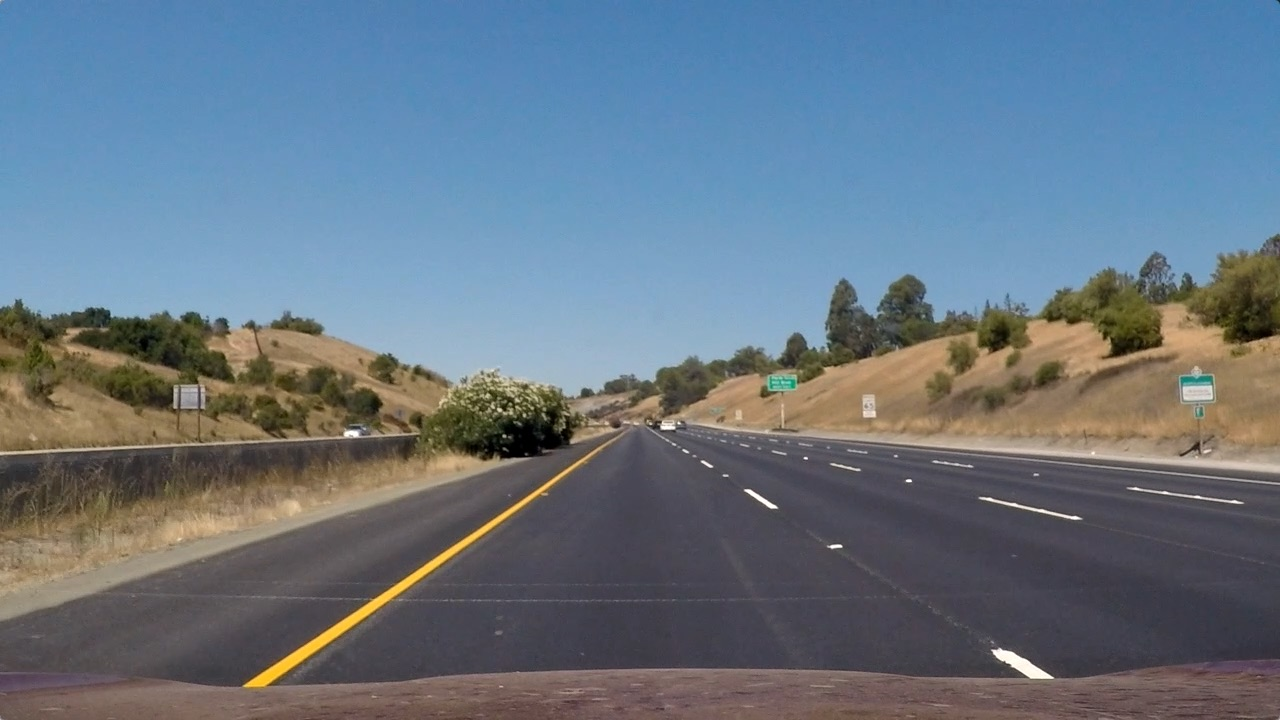
#> input picture Project-2-Advanced-Lane-Lines/test_images/straight_lines1.jpg, 1280 x 720 px; its folder holds only this picture in this run
$ jupyter execute --allow-errors Advanced_Lane_Lines.ipynb   (shell and % lines are left out)   (older library calls are emulated)
#> lines starting #> are read from the running program, lines starting #| are printed output that depends on the picture; after the words box and inside, x2 and y2 are one past the last pixel; in counts of white or black regions, pixels touching at a corner belong together
# Advanced Lane Finding Project

The goals / steps of this project are the following:

- Compute the camera calibration matrix and distortion coefficients given a set of chessboard images.
- Apply a distortion correction to raw images.
- Use color transforms, gradients, etc., to create a thresholded binary image.
- Apply a perspective transform to rectify binary image ("birds-eye view").
- Detect lane pixels and fit to find the lane boundary.
- Determine the curvature of the lane and vehicle position with respect to center.
- Warp the detected lane boundaries back onto the original image.
- Output visual display of the lane boundaries and numerical estimation of lane curvature and vehicle position.
- Video pipeline

[cell 1]
import numpy as np
import cv2
import glob
import matplotlib.pyplot as plt
import pickle

# Camera calibration [Camera Calibration](./camera_calibration.ipynb)

[cell 2]
# Loading camera calibration
cameraCalibration = pickle.load( open('./pickled_data/camera_calibration.p', 'rb' ) )
#> (reads Project-2-Advanced-Lane-Lines/pickled_data/camera_calibration.p from the repository)
mtx, dist = map(cameraCalibration.get, ('mtx', 'dist'))

# Apply a distortion correction to raw images.

[cell 3]
# Load test images.
testImages = list(map(lambda imageFileName: (imageFileName, cv2.imread(imageFileName)),
                      glob.glob('./test_images/*.jpg')))
#> testImages = 1 item

[cell 4]
def showImages(images, cols = 4, rows = 5, figsize=(15,10), cmap = None):
    """
    Display `images` on a [`cols`, `rows`] subplot grid.
    """
#> called with cols = 2, rows = 3, figsize = (15, 13)
    imgLength = len(images)
    fig, axes = plt.subplots(rows, cols, figsize=figsize)
    indexes = range(cols * rows)
    for ax, index in zip(axes.flat, indexes):
        if index < imgLength:
            imagePathName, image = images[index]
            if cmap == None:
                ax.imshow(image)
            else:
                ax.imshow(image, cmap=cmap)
            ax.set_title(imagePathName)
            ax.axis('off')

showImages(list(map(lambda img: (img[0], cv2.cvtColor(img[1], cv2.COLOR_BGR2RGB)),testImages)), 2, 3, (15, 13))

[cell 5]
# [17 lines left out: function imageSideBySide, not called in this run]


index = 1
#> (the rest of this cell did not finish here and is left out)

# Use color transforms, gradients, etc., to create a thresholded binary image.
for exploration details and orther visualizations [visit this notebook](02-Color%20Transform%20and%20Gradients%20Threshold.ipynb)

[cell 6]
def undistortAndHLS(image, mtx=mtx, dist=dist):
    """
    Undistort the image with `mtx`, `dist` and convert it to HLS.
    """
    undist = cv2.undistort(image, mtx, dist, None, mtx)
#> image is the input picture: shape (720, 1280, 3); mean B, G, R 131.2, 117.7, 103.2
    return cv2.cvtColor(undist, cv2.COLOR_BGR2HLS)
#> returned value: shape (720, 1280, 3); mean of channels 0, 1, 2 87.3, 117.4, 66.4

#> (the rest of this cell did not finish here and is left out)

## Color space

[cell 7]
useSChannel = lambda img: undistortAndHLS(img)[:,:,2]

## Sobel

[cell 8]
def threshIt(img, thresh_min, thresh_max):
    """
    Applies a threshold to the `img` using [`thresh_min`, `thresh_max`] returning a binary image [0, 255]
    """
    xbinary = np.zeros_like(img)
    xbinary[(img >= thresh_min) & (img <= thresh_max)] = 1
    return xbinary

def absSobelThresh(img, orient='x', sobel_kernel=3, thresh_min=0, thresh_max=255):
    """
    Calculate the Sobel gradient on the direction `orient` and return a binary thresholded image
    on [`thresh_min`, `thresh_max`]. Using `sobel_kernel` as Sobel kernel size.
    """
#> called with orient = 'x', sobel_kernel = 3, thresh_min = 10, thresh_max = 160
    if orient == 'x':
        yorder = 0
#> yorder = 0
        xorder = 1
    else:
        yorder = 1
        xorder = 0

    sobel = cv2.Sobel(img, cv2.CV_64F, xorder, yorder, ksize=sobel_kernel)
    abs_sobel = np.absolute(sobel)
    scaled = np.uint8(255.0*abs_sobel/np.max(abs_sobel))
    return threshIt(scaled, thresh_min, thresh_max)
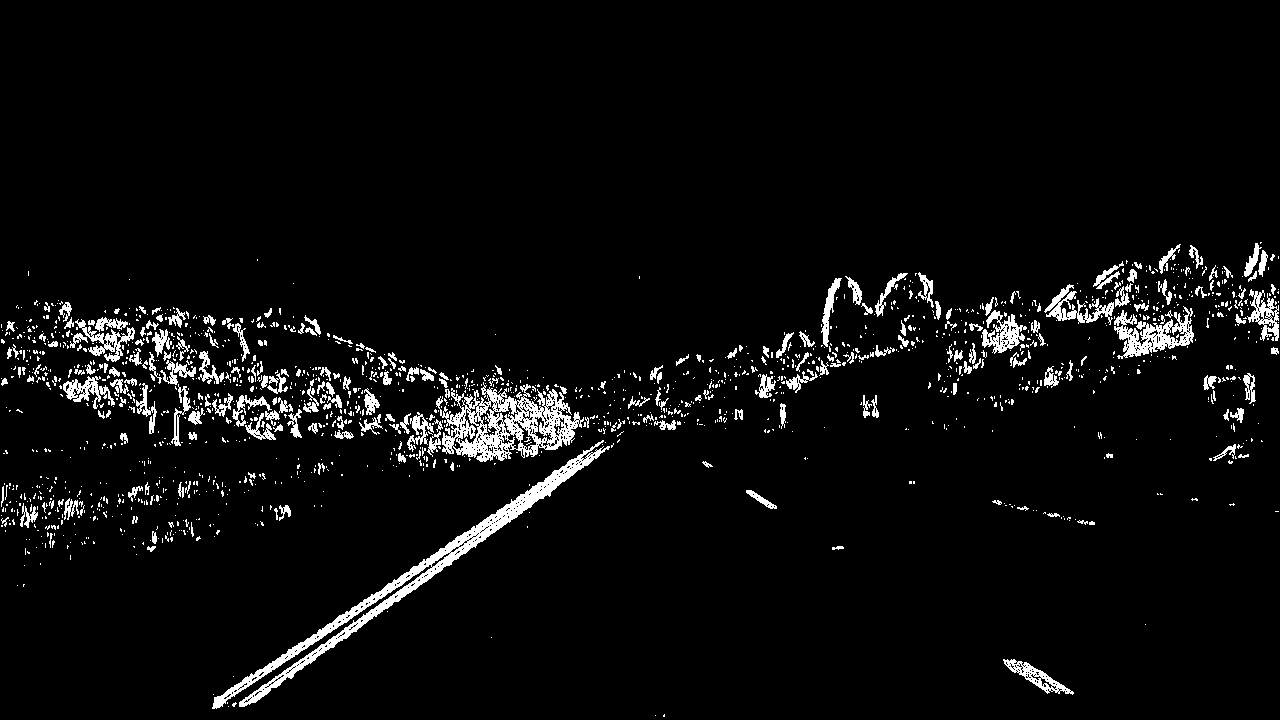
#> returned value: shape (720, 1280); values 0 (black) and 1 (white), 4.6% white; 1617 white regions (1361 under 20 px), largest, box (x1, y1, x2, y2) and area: (212, 440, 610, 709) 6780, (436, 382, 584, 462) 5202, (1114, 306, 1194, 359) 1774

[cell 9]
withSobelX = lambda img: absSobelThresh(useSChannel(img), thresh_min=10, thresh_max=160)

[cell 10]
withSobelY = lambda img: absSobelThresh(useSChannel(img), orient='y', thresh_min=10, thresh_max=160)
#> call 2 of absSobelThresh, with orient = 'y', sobel_kernel = 3, thresh_min = 10, thresh_max = 160
#> in absSobelThresh (call 2), `yorder = 1`: yorder = 1
#> in absSobelThresh (call 2), `return threshIt(scaled, thresh_min, thresh_max)`:
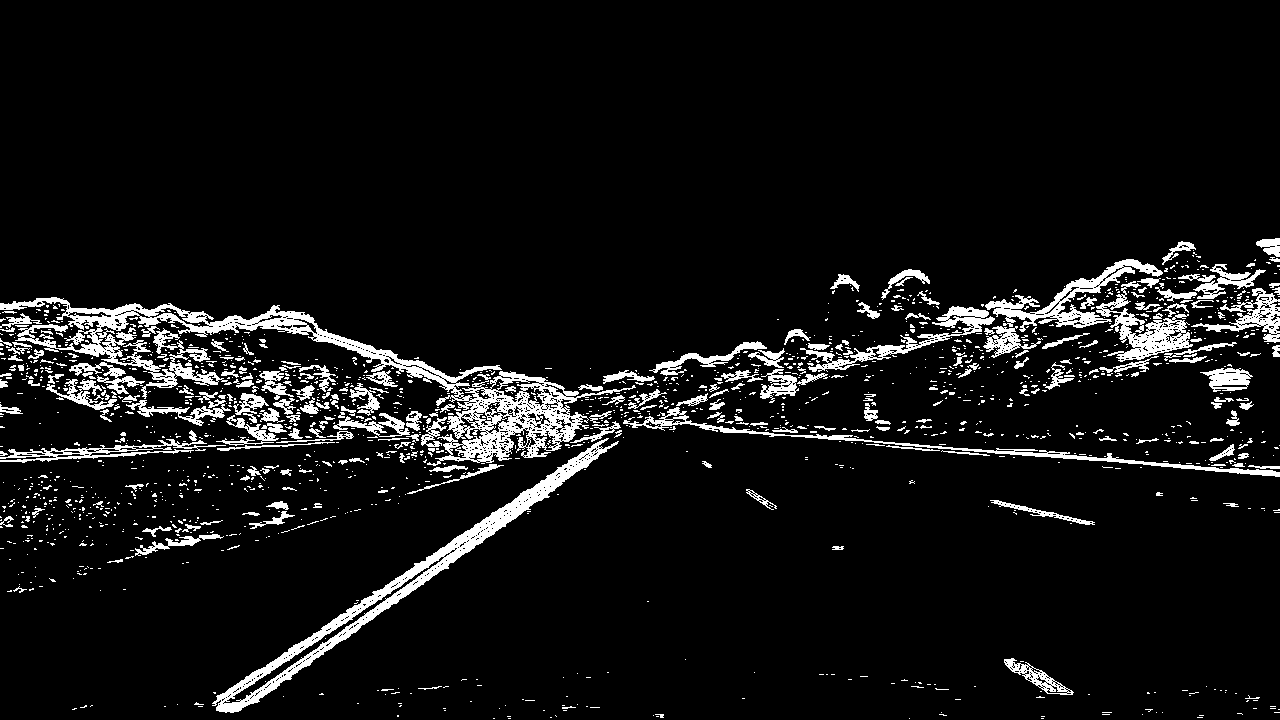
#> returned value: shape (720, 1280); values 0 (black) and 1 (white), 7.4% white; 1648 white regions (1389 under 20 px), largest, box (x1, y1, x2, y2) and area: (0, 297, 636, 466) 15563, (212, 438, 619, 713) 7667, (985, 259, 1163, 332) 2849

## Combining them

[cell 11]
def combineGradients(img):
    """
    Compute the combination of Sobel X and Sobel Y or Magnitude and Direction
    """
    sobelX = withSobelX(img)
    sobelY = withSobelY(img)
    combined = np.zeros_like(sobelX)
    combined[((sobelX == 1) & (sobelY == 1))] = 1
    return combined

[cell 12]
def applyAndPack(images, action):
    """
    Images is a colletion of pairs (`title`, image). This function applies `action` to the image part of `images`
    and pack the pair again to form (`title`, `action`(image)).
    """
    return list(map(lambda img: (img[0], action(img[1])), images))

def applyAndShow(images, action, cmap='gray'):
    """
    Applies `action` to the pair collection `images` (`title`, image) show the images and titles and return
    (`title`, `action`(image))
    """
    output = applyAndPack(images, action)
#> output = 1 item
    showImages( output, 2, 3, (15, 13), cmap=cmap)
#> the loop in showImages (call 2), `for ax, index in zip(axes.flat, indexes):` made 6 passes
#> imagePathName on pass 1: './test_images/straight_lines1.jpg'
    return output

[cell 13]
resultCombined = applyAndShow(testImages, combineGradients)
#> resultCombined = 1 item

# Apply a perspective transform to rectify binary image ("birds-eye view").
the details about how the transformation matrix was calculated can be found [in this notebook](03-Perspective%20transformation.ipynb)

[cell 14]
transMatrix = pickle.load( open('./pickled_data/perspective_transform.p', 'rb' ) )
#> (reads Project-2-Advanced-Lane-Lines/pickled_data/perspective_transform.p from the repository)
M, Minv = map(transMatrix.get, ('M', 'Minv'))

[cell 15]
def adjustPerspective(image, M=M):
    """
    Adjust the `image` using the transformation matrix `M`.
    """
    img_size = (image.shape[1], image.shape[0])
    warped = cv2.warpPerspective(image, M, img_size)
    return warped

combineAndTransform = lambda img: adjustPerspective(combineGradients(img))

[cell 16]
resultPerspective = applyAndShow(testImages, combineAndTransform, cmap='gray')
#> resultPerspective = 1 item

# Detect lane pixels and fit to find the lane boundary.

[cell 17]
# Define conversions in x and y from pixels space to meters
ym_per_pix = 30/720 # meters per pixel in y dimension
xm_per_pix = 3.7/700 # meters per pixel in x dimension

def findLines(image, nwindows=9, margin=110, minpix=50):
    """
    Find the polynomial representation of the lines in the `image` using:
    - `nwindows` as the number of windows.
    - `margin` as the windows margin.
    - `minpix` as minimum number of pixes found to recenter the window.
    - `ym_per_pix` meters per pixel on Y.
    - `xm_per_pix` meters per pixels on X.

    Returns (left_fit, right_fit, left_lane_inds, right_lane_inds, out_img, nonzerox, nonzeroy)
    """
    # Make a binary and transform image
    binary_warped = combineAndTransform(image)
    # Take a histogram of the bottom half of the image
    histogram = np.sum(binary_warped[binary_warped.shape[0]//2:,:], axis=0)
    # Create an output image to draw on and  visualize the result
    out_img = np.dstack((binary_warped, binary_warped, binary_warped))*255
    # Find the peak of the left and right halves of the histogram
    # These will be the starting point for the left and right lines
    midpoint = np.int(histogram.shape[0]/2)
    leftx_base = np.argmax(histogram[:midpoint])
    rightx_base = np.argmax(histogram[midpoint:]) + midpoint

    # Set height of windows
    window_height = np.int(binary_warped.shape[0]/nwindows)
    # Identify the x and y positions of all nonzero pixels in the image
    nonzero = binary_warped.nonzero()
    nonzeroy = np.array(nonzero[0])
    nonzerox = np.array(nonzero[1])

    # Current positions to be updated for each window
    leftx_current = leftx_base
    rightx_current = rightx_base

    # Create empty lists to receive left and right lane pixel indices
    left_lane_inds = []
    right_lane_inds = []

    # Step through the windows one by one
    for window in range(nwindows):
        # Identify window boundaries in x and y (and right and left)
        win_y_low = binary_warped.shape[0] - (window+1)*window_height
        win_y_high = binary_warped.shape[0] - window*window_height
        win_xleft_low = leftx_current - margin
        win_xleft_high = leftx_current + margin
        win_xright_low = rightx_current - margin
        win_xright_high = rightx_current + margin
        # Draw the windows on the visualization image
        cv2.rectangle(out_img,(win_xleft_low,win_y_low),(win_xleft_high,win_y_high),(0,255,0), 2)
        cv2.rectangle(out_img,(win_xright_low,win_y_low),(win_xright_high,win_y_high),(0,255,0), 2)
        # Identify the nonzero pixels in x and y within the window
        good_left_inds = ((nonzeroy >= win_y_low) & (nonzeroy < win_y_high) & (nonzerox >= win_xleft_low) & (nonzerox < win_xleft_high)).nonzero()[0]
        good_right_inds = ((nonzeroy >= win_y_low) & (nonzeroy < win_y_high) & (nonzerox >= win_xright_low) & (nonzerox < win_xright_high)).nonzero()[0]
        # Append these indices to the lists
        left_lane_inds.append(good_left_inds)
        right_lane_inds.append(good_right_inds)
        # If you found > minpix pixels, recenter next window on their mean position
        if len(good_left_inds) > minpix:
            leftx_current = np.int(np.mean(nonzerox[good_left_inds]))
        if len(good_right_inds) > minpix:
            rightx_current = np.int(np.mean(nonzerox[good_right_inds]))

    # Concatenate the arrays of indices
    left_lane_inds = np.concatenate(left_lane_inds)
    right_lane_inds = np.concatenate(right_lane_inds)
    # Extract left and right line pixel positions
    leftx = nonzerox[left_lane_inds]
    lefty = nonzeroy[left_lane_inds]
    rightx = nonzerox[right_lane_inds]
    righty = nonzeroy[right_lane_inds]

    # Fit a second order polynomial to each
    left_fit = np.polyfit(lefty, leftx, 2)
    right_fit = np.polyfit(righty, rightx, 2)

    # Fit a second order polynomial to each
    left_fit_m = np.polyfit(lefty*ym_per_pix, leftx*xm_per_pix, 2)
    right_fit_m = np.polyfit(righty*ym_per_pix, rightx*xm_per_pix, 2)

    return (left_fit, right_fit, left_fit_m, right_fit_m, left_lane_inds, right_lane_inds, out_img, nonzerox, nonzeroy)

def visualizeLanes(image, ax):
    """
    Visualize the windows and fitted lines for `image`.
    Returns (`left_fit` and `right_fit`)
    """
    left_fit, right_fit, left_fit_m, right_fit_m, left_lane_inds, right_lane_inds, out_img, nonzerox, nonzeroy = findLines(image)
    # Visualization
    ploty = np.linspace(0, image.shape[0]-1, image.shape[0] )
    left_fitx = left_fit[0]*ploty**2 + left_fit[1]*ploty + left_fit[2]
    right_fitx = right_fit[0]*ploty**2 + right_fit[1]*ploty + right_fit[2]

    out_img[nonzeroy[left_lane_inds], nonzerox[left_lane_inds]] = [255, 0, 0]
    out_img[nonzeroy[right_lane_inds], nonzerox[right_lane_inds]] = [0, 0, 255]
    ax.imshow(out_img)
    ax.plot(left_fitx, ploty, color='yellow')
    ax.plot(right_fitx, ploty, color='yellow')
    return ( left_fit, right_fit, left_fit_m, right_fit_m )

def showLaneOnImages(images, cols = 2, rows = 3, figsize=(15,13)):
    """
    Display `images` on a [`cols`, `rows`] subplot grid.
    Returns a collection with the image paths and the left and right polynomials.
    """
#> called with cols = 2, rows = 3, figsize = (15, 13)
    imgLength = len(images)
#> imgLength = 1
    fig, axes = plt.subplots(rows, cols, figsize=figsize)
    indexes = range(cols * rows)
    imageAndFit = []
    for ax, index in zip(axes.flat, indexes):
        if index < imgLength:
            imagePathName, image = images[index]
            left_fit, right_fit, left_fit_m, right_fit_m = visualizeLanes(image, ax)
            ax.set_title(imagePathName)
            ax.axis('off')
            imageAndFit.append( ( imagePathName, left_fit, right_fit, left_fit_m, right_fit_m ) )
#> this loop made 6 passes
#> pass 1, in visualizeLanes, `left_fit, right_fit, left_fit_m, right_fit_m, left_lane_inds, right_la..`:
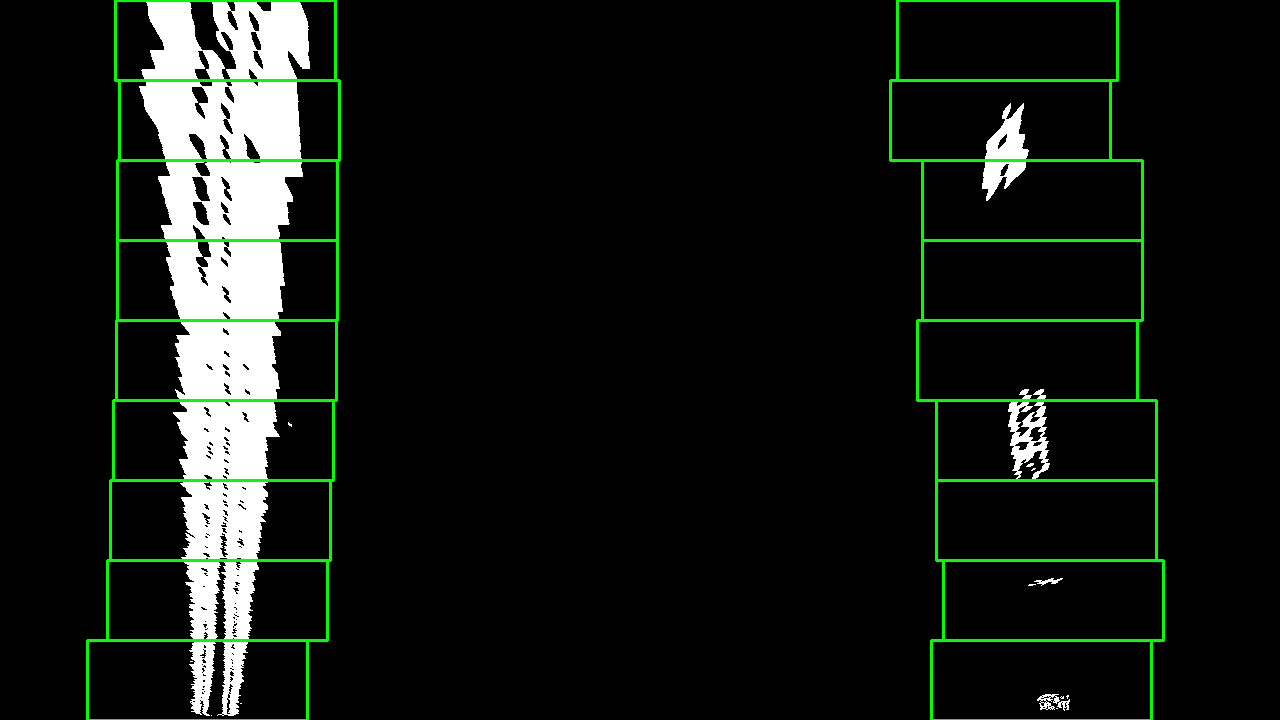
#> out_img: shape (720, 1280, 3); mean of channels 0, 1, 2 18.5, 24.2, 18.5; drawn as B, G, R
#> after the loop, imageAndFit = [('./test_images/straight_lines1.jpg', [-4.15e-05, 0.0146, 227], [5.34e-05, 0.0456, 997.2], [-0.000126, 0.00186, 1.2], [0.000162, 0.00578, 5.27])]
    return imageAndFit

imagesPoly = showLaneOnImages(testImages)
#> imagesPoly has the same summary as imageAndFit in showLaneOnImages
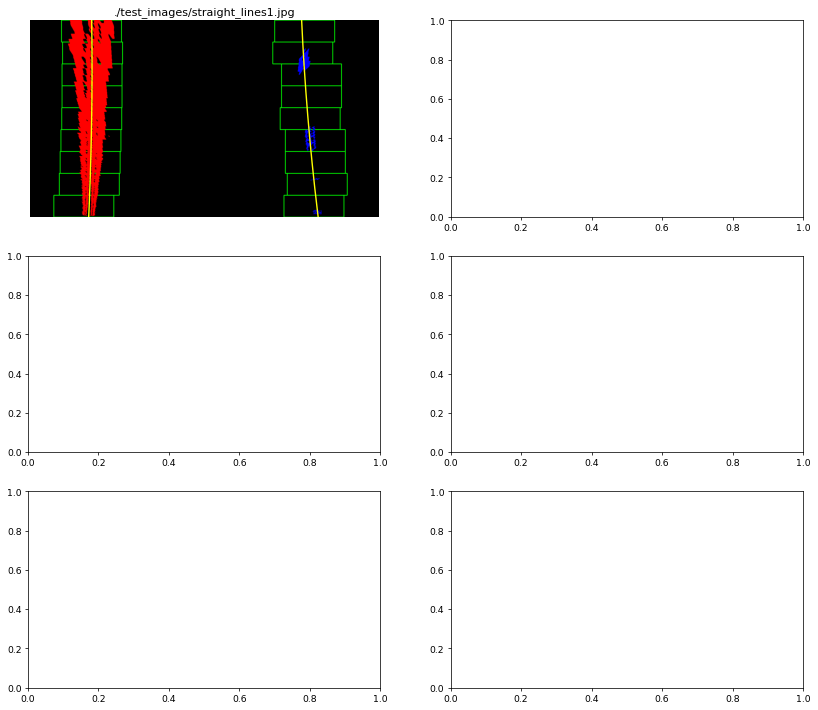
#> figure drawn by matplotlib, 1 panel

# Determine the curvature of the lane and vehicle position with respect to center.

[cell 18]
def calculateCurvature(yRange, left_fit_cr):
    """
    Returns the curvature of the polynomial `fit` on the y range `yRange`.
    """

    return ((1 + (2*left_fit_cr[0]*yRange*ym_per_pix + left_fit_cr[1])**2)**1.5) / np.absolute(2*left_fit_cr[0])

for imagePoly in imagesPoly:
    imagePath, left_fit, right_fit, left_fit_m, right_fit_m = imagePoly
    yRange = 719
    leftCurvature = calculateCurvature(yRange, left_fit_m) / 1000
    rightCurvature = calculateCurvature(yRange, right_fit_m) / 1000
    print('Image : {}, Left : {:.2f} km, Right : {:.2f} km'.format(imagePath, leftCurvature, rightCurvature))
#> this loop made 1 pass
#> (imagePath, left_fit, right_fit, left_fit_m, right_fit_m, yRange, leftCurvature, rightCurvature) on pass 1: ('./test_images/straight_lines1.jpg', [-4.15e-05, 0.0146, 227], [5.34e-05, 0.0456, 997.2], [-0.000126, 0.00186, 1.2], [0.000162, 0.00578, 5.27], 719, 3.96, 3.08)
#> (printed output is left out)
#> (the rest of the program and of its run is left out)
